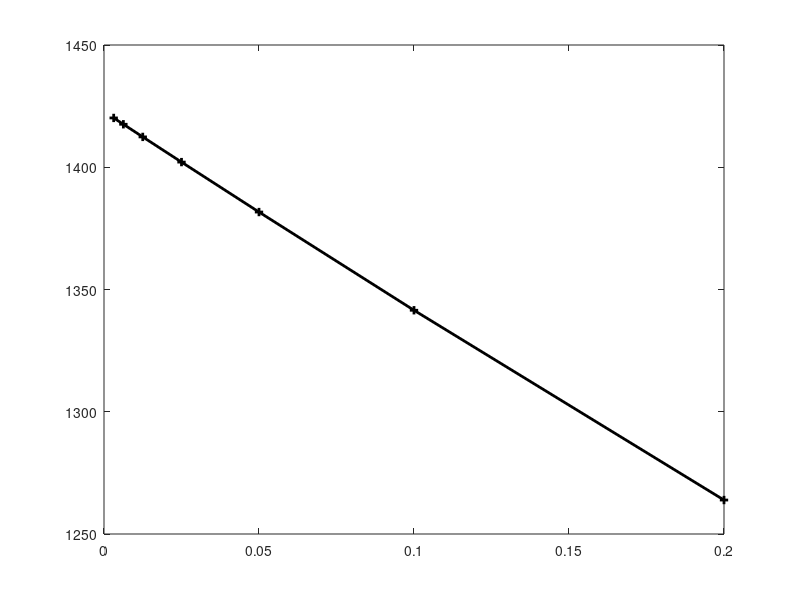

MATLAB code for this plot: (Note: this script raises an error after producing the figure.)
 nsteps_num  = [5 10 20 40 80 160 320]; % vous complétez ici 'a la main' 
 vfin_num = [1263.89 1341.51 1381.68 1402.11 1412.41 1417.58 1420.17030453103]; % vous complétez ici 'a la main' 
 lw=2; fs=16;
 figure
 
 plot(1./nsteps_num, vfin_num, 'k+-','linewidth',lw)
 yline(1423.96,'r','linewidth',2)
 set(gca,'fontsize',fs)
 xlabel('1/N_{steps}')
 ylabel('v_{final}[m]')
 grid on
 

% si on a la solution analytique:
 vfin_ana = 1423.96;
 error_vfin = vfin_num-vfin_ana;
 figure
 plot(nsteps_num, abs(error_vfin),'k+-','linewidth',lw)
 set(gca,'fontsize',fs)
 set(gca,'xscale','log')
 set(gca,'yscale','log')
 
 xlabel('N_{steps}')
 ylabel('Erreur sur v_{fin}[m]')
 grid on



 xfin_num = [47156.1 57587 63302.7 66292.5 67821.3 68594.2 68982.8685014566]; % vous complétez ici 'a la main' 
 lw=2; fs=16;
 figure
 plot(1./nsteps_num, xfin_num, 'k+-','linewidth',lw)
 yline(69444.9,'r','linewidth',2)
 set(gca,'fontsize',fs)
 xlabel('1/N_{steps}')
 ylabel('x_{final}[m]')
 grid on

% si on a la solution analytique:
 xfin_ana = 69444.9;
 error_xfin = xfin_num-xfin_ana;
 figure
 plot(nsteps_num, abs(error_xfin),'k+-','linewidth',lw)
 set(gca,'fontsize',fs)
 set(gca,'xscale','log')
 set(gca,'yscale','log')
 xlabel('N_{steps}')
 ylabel('Erreur sur x_{fin}[m]')
 grid on



